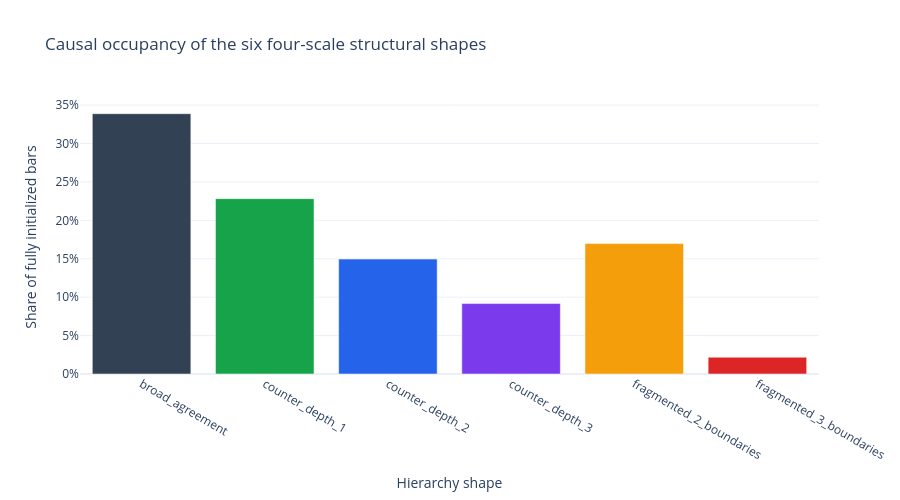

Notebook source saved alongside this figure:
### Code cell
shape_order = [shape.value for shape in HierarchyShape]
shape_colors = {
    HierarchyShape.BROAD_AGREEMENT.value: "#334155",
    HierarchyShape.COUNTER_DEPTH_1.value: "#16a34a",
    HierarchyShape.COUNTER_DEPTH_2.value: "#2563eb",
    HierarchyShape.COUNTER_DEPTH_3.value: "#7c3aed",
    HierarchyShape.FRAGMENTED_2_BOUNDARIES.value: "#f59e0b",
    HierarchyShape.FRAGMENTED_3_BOUNDARIES.value: "#dc2626",
}
ordered_shapes = shape_summary.reindex(shape_order).dropna(subset=["bars"])
shape_figure = go.Figure(go.Bar(
    x=ordered_shapes.index,
    y=ordered_shapes["bar_share"],
    marker={"color": [shape_colors[shape] for shape in ordered_shapes.index]},
    customdata=ordered_shapes[["runs", "median_run_bars", "p90_run_bars"]].to_numpy(),
    hovertemplate=(
        "shape=%{x}<br>bar share=%{y:.2%}<br>runs=%{customdata[0]:,.0f}<br>"
        "median run=%{customdata[1]:.1f}<br>p90 run=%{customdata[2]:.1f}<extra></extra>"
    ),
))
shape_figure.update_layout(
    title="Causal occupancy of the six four-scale structural shapes",
    template="plotly_white",
    height=500,
    xaxis_title="Hierarchy shape",
    yaxis_title="Share of fully initialized bars",
    yaxis_tickformat=".0%",
)
shape_figure.show()

property_occupancy = pd.crosstab(
    state_path["direction_boundaries"],
    state_path["macro_agreement_breadth"],
    normalize="all",
)
property_occupancy.index.name = "direction boundaries"
property_occupancy.columns.name = "scales matching macro"
property_occupancy.style.format("{:.2%}")

### Figure 1 — Plotly figure (JSON) as saved in the notebook; plotly's stock layout.template omitted (floating-point values rounded to 4 significant figures)
{"data": [{"customdata": [[1006.0, 54.0, 210.0], [980.0, 38.0, 157.0], [669.0, 32.0, 151.2], [480.0, 26.0, 132.1], [825.0, 32.0, 135.0], [104.0, 27.5, 155.5]], "hovertemplate": "shape=%{x}<br>bar share=%{y:.2%}<br>runs=%{customdata[0]:,.0f}<br>median run=%{customdata[1]:.1f}<br>p90 run=%{customdata[2]:.1f}<extra></extra>", "marker": {"color": ["#334155", "#16a34a", "#2563eb", "#7c3aed", "#f59e0b", "#dc2626"]}, "x": ["broad_agreement", "counter_depth_1", "counter_depth_2", "counter_depth_3", "fragmented_2_boundaries", "fragmented_3_boundaries"], "y": [0.3388, 0.2282, 0.1496, 0.09168, 0.1698, 0.02187], "type": "bar"}], "layout": {"yaxis": {"title": {"text": "Share of fully initialized bars"}, "tickformat": ".0%"}, "title": {"text": "Causal occupancy of the six four-scale structural shapes"}, "height": 500, "xaxis": {"title": {"text": "Hierarchy shape"}}}}
